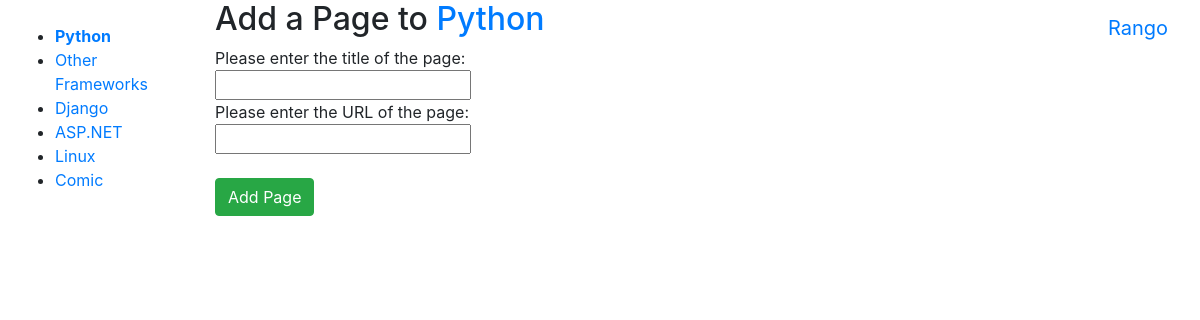
/rango/category/python/add_page/ (signed in), run on the app's committed database.
### rango/models.py (models this page shows, shortened)
class Category(models.Model):
	name = models.CharField(max_length=128, unique=True)
	views = models.IntegerField(default=0)
	likes = models.IntegerField(default=0)
	slug = models.SlugField(blank=True)
	class Meta:
		verbose_name_plural = 'Categories'

### rango/views.py (the view, shortened to what this page needs)
# urls.py: url(r'^category/(?P<category_name_slug>[\w\-]+)/add_page/$', views.add_page, name='add_page'),
@login_required
def add_page(request, category_name_slug):
	try:
		category = Category.objects.get(slug=category_name_slug)
	except Category.DoesNotExist:
		category = None
	form = PageForm()
	context_dict = {'form':form, 'category':category}
	return render(request, 'rango/add_page.html', context_dict)

### rango/forms.py (shortened to what this page needs)
class PageForm(forms.ModelForm):
	title = forms.CharField(max_length=128,
						    help_text="Please enter the title of the page:")
	url = forms.URLField(max_length=200,
							help_text="Please enter the URL of the page:")
	views = forms.IntegerField(widget=forms.HiddenInput(), initial=0)
	class Meta:
		model = Page
		exclude = ('category',)

### rango/templatetags/rango_template_tags.py (called while the page is built)
@register.inclusion_tag('rango/cats.html')
def get_category_list(cat=None):
	return {'cats': Category.objects.all(),
		'act_cat': cat}

### templates/rango/add_page.html (shortened to what this page needs)
{% extends 'rango/base.html' %}
{% load staticfiles %}
{% block body_block %}
	<div>
	{% if category %}
		<form id="page_form" method="post" action="{% url 'rango:add_page' category.slug %}">
		<h2 class="form-singin-heading">Add a Page to <a href="{% url 'rango:show_category' category.slug %}">{{ category.name }}</a> </h2>
			{% for field in form.visible_fields %}
				{{ field.help_text }}<br>
				{{ field }}<br>
			{% endfor %}
			<br>
			<button class="btn btn-success" type="sumbit" name="sumbit">Add Page</button>
	{% else %}
		<strong>A category by this name does not exist.</strong>
	{% endif %}
	</div>
{% endblock %}

### templates/rango/cats.html
<ul>
{% if cats %}
	{% for c in cats %}
		{% if c == act_cat %}
			<li>
			<strong>
				<a href="{% url 'rango:show_category' c.slug %}">{{ c.name }}</a>
			</strong>
			</li>
		{% else %}
			<li>
				<a href="{% url 'rango:show_category' c.slug %}">{{ c.name }}</a>
			</li>
		{% endif %}
	{% endfor %}
{% else %}
	<li><strong>There are no categories present.</strong></li>
{% endif %}
</ul>

### data on the page
Category: name "Python"
Category: name "Other Frameworks"
Category: name "Django"
Category: name "ASP.NET"
Category: name "Linux"
Category: name "Comic"

### other printed values
{{ field.help_text }} "Please enter the title of the page:" "Please enter the URL of the page:"
